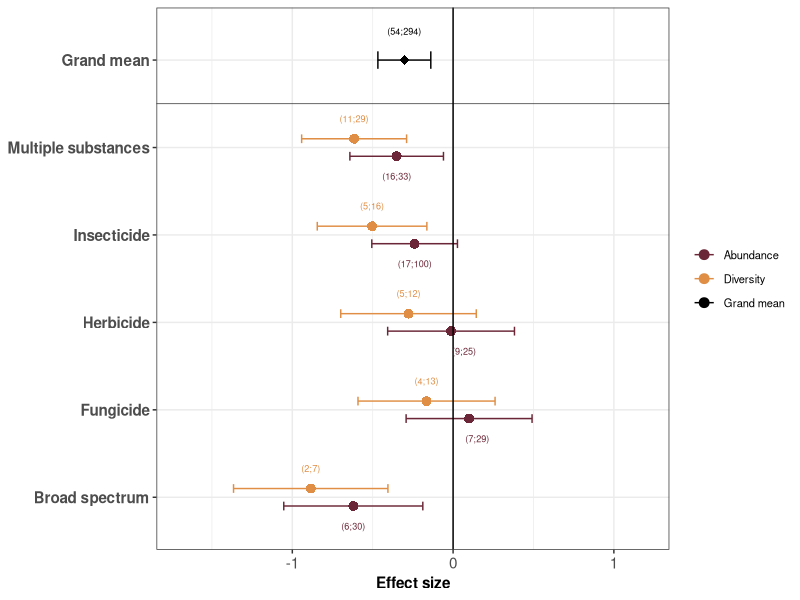
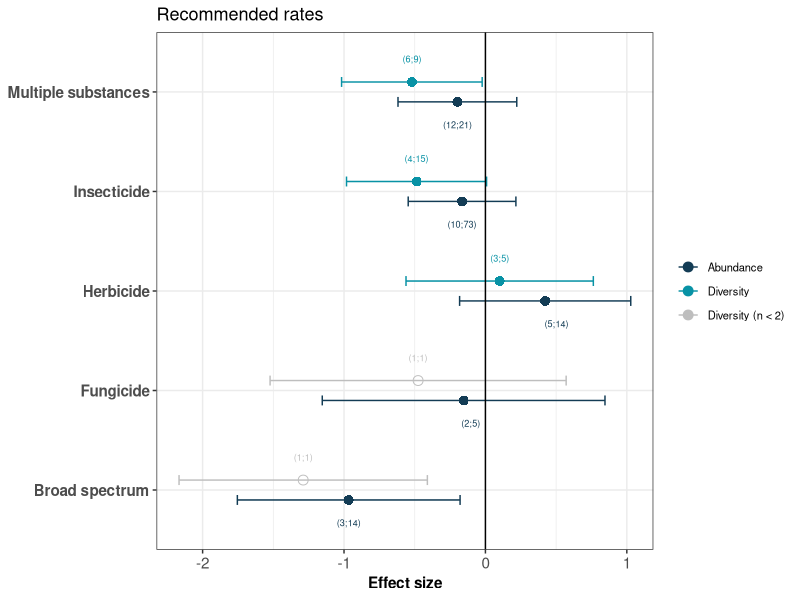
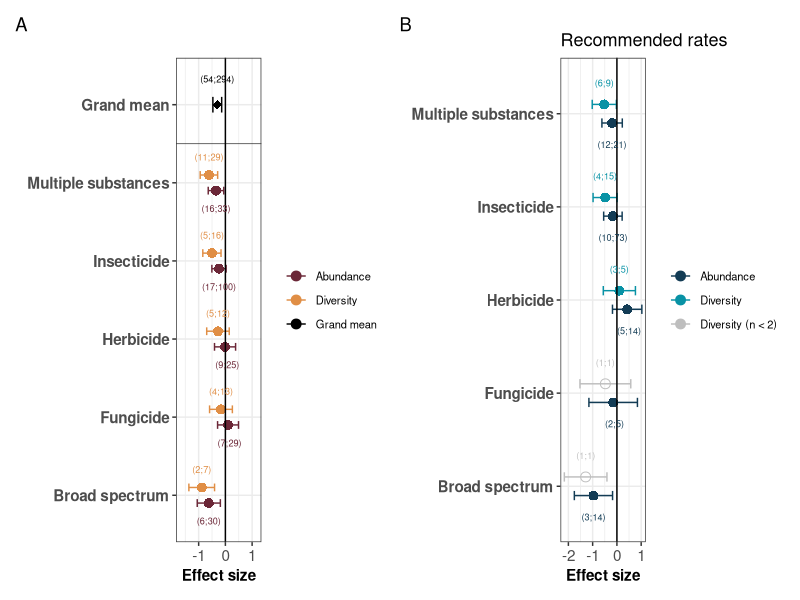
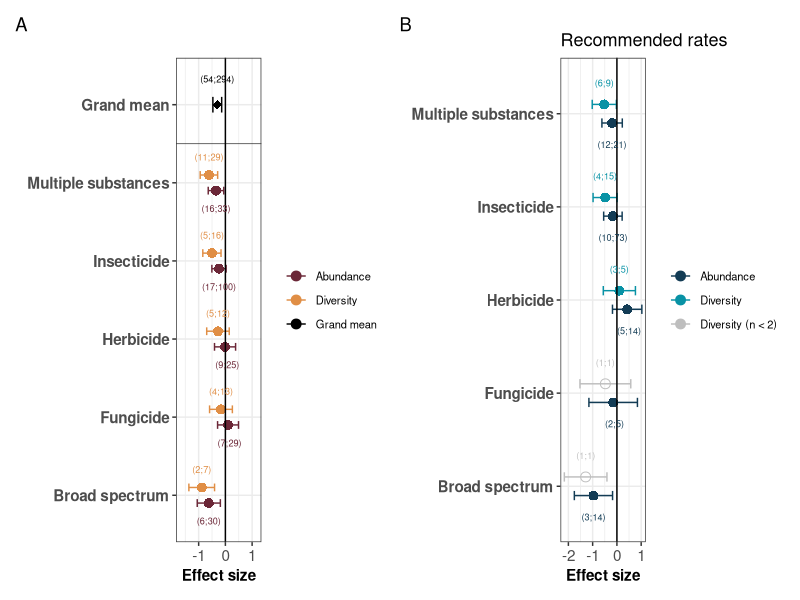

Reproduce these figures in R, in order.
## This script makes a figure

# Figure 2 shows the grand mean effects of different pesticide types, and the mean effect sizes at recommended rates

## Functions--------------------------------------------
library(metafor)
library(dplyr)
library(ggplot2)
library(patchwork)

countstudies <- 
  function(dat, ...){
    return(dat %>% 
             group_by(.dots = lazyeval::lazy_dots(...)) %>% 
             summarize(no.stu = countlevels(ID), no.obs = n()))
  }

'%notin%' <- function(x,y)!('%in%'(x,y))

countlevels <- function(x){
  return(length(levels(as.factor(x))))
}

## Data --------------------------------------------
dat <- read.csv("Output/EffectSizes.csv")
dat$ObsID <- factor(1 : nrow(dat))

### remove NAs-------------------------
dat <- dat[!is.na(dat$ES2),]
dat <- dat[!is.na(dat$VarES2),]

# aggregate community metrics into broader categories
dat$BiodivMetricBroad <- factor(ifelse(dat$BiodivMetric %in% c("Diversity indices", "Evenness indices", "Richness"), "Diversity", "Abundance & Biomass"))

# create BodyTrait for organisms with soft body vs exoskeleton
dat <- dat %>% mutate(BodyTrait = factor(
  ifelse(TaxaGroupGSBA %in% c("Earthworms", "Enchytraeids", "Nematodes","Oligochaetes"), "Soft body", 
         ifelse(TaxaGroupGSBA %in% c("Macrofauna", "Soil fauna"), NA,
                "Exoskeleton"))))



## Figure 1. Revised Sept 2022--------------------------------------------------
### Panel A. Overall model and overall mean effect size-------------------------
# model pest + biodiv metric
res1f <- rma.mv(yi = ES2, V = VarES2, mods =~ PesticideType+BiodivMetricBroad, 
                random =~ 1|ID/ObsID,
                dat = dat)

# sample sizes
dfsize1 <- countstudies(dat, PesticideType, BiodivMetricBroad) %>% as.data.frame()

# estimates
# matrix of model estimates (dummy coded moderators) : 
matest <- rbind(
  c(0, 0, 0, 0, 0),  # broad
  c(0, 0, 0, 0, 1),
  c(1, 0, 0, 0, 0),  # fungi
  c(1, 0, 0, 0, 1),
  c(0, 1, 0, 0, 0),  # herbi
  c(0, 1, 0, 0, 1),
  c(0, 0, 1, 0, 0),  # insec
  c(0, 0, 1, 0, 1),
  c(0, 0, 0, 1, 0),  # multi
  c(0, 0, 0, 1, 1))

# make dataframe with estimtes and CI for ggplot, and overall mean effect size
dfplot1 <- data.frame(
  Metric = c(rep(c("Abundance", "Diversity"), 5), 
             "Grand mean"),
  Pesticide = c(rep("Broad spectrum", 2), rep("Fungicide", 2), rep("Herbicide", 2), rep("Insecticide", 2), rep("Multiple substances", 2), 
                "Grand mean"),
  Estimate = c(predict(res1f, newmods = matest)$pred, 
               predict(res1f, newmods = colMeans(model.matrix(res1f))[-1])$pred),
  CI_low = c(predict(res1f, newmods = matest)$ci.lb, 
             predict(res1f, newmods = colMeans(model.matrix(res1f))[-1])$ci.lb),
  CI_up = c(predict(res1f, newmods = matest)$ci.ub, 
            predict(res1f, newmods = colMeans(model.matrix(res1f))[-1])$ci.ub),
  no.stud = c(dfsize1$no.stu,
              54),
  no.obs = c(dfsize1$no.obs, 
             294))

dfplot1$Pesticide <- factor(dfplot1$Pesticide, levels = c("Broad spectrum", "Fungicide", "Herbicide", "Insecticide", "Multiple substances", "Grand mean"))


### Panel B. Recommended rates-------------------------
# refine dataset to recommended rates
datrr <- dat[which(dat$RecommendedRate == "at recommended rate"),]

# model pest + biodiv metric: because main analysis revealed no interaction
res2f <- rma.mv(yi = ES2, V = VarES2, mods =~ PesticideType+BiodivMetricBroad, 
                random =~ 1|ID/ObsID,
                dat = datrr)

# sample sizes
dfsize2 <- countstudies(datrr, PesticideType, BiodivMetricBroad) %>% as.data.frame()

# estimates
# matrix of model estimates (dummy coded moderators) : 
matest <- rbind(
  c(0, 0, 0, 0, 0),  # broad
  c(0, 0, 0, 0, 1),
  c(1, 0, 0, 0, 0),  # fungi
  c(1, 0, 0, 0, 1),
  c(0, 1, 0, 0, 0),  # herbi
  c(0, 1, 0, 0, 1),
  c(0, 0, 1, 0, 0),  # insec
  c(0, 0, 1, 0, 1),
  c(0, 0, 0, 1, 0),  # multi
  c(0, 0, 0, 1, 1))

# make dataframe with estimtes and CI for ggplot, and overall mean effect size
dfplot2 <- data.frame(
  # Metric = c(rep(c("Abundance", "Diversity"), 5)),
  Metric = c(rep(c("Abundance", "Diversity (n < 2)"), 2), rep(c("Abundance", "Diversity"), 3)),
  Pesticide = c(rep("Broad spectrum", 2), rep("Fungicide", 2), rep("Herbicide", 2), rep("Insecticide", 2), rep("Multiple substances", 2)),
  Estimate = predict(res2f, newmods = matest)$pred,
  CI_low = predict(res2f, newmods = matest)$ci.lb,
  CI_up = predict(res2f, newmods = matest)$ci.ub,
  no.stud = dfsize2$no.stu,
  no.obs = dfsize2$no.obs)


### Make plot-----------
# ggplot parameters
sizetext <- 13
sizeyaxis <- 11
sizepoint <- 3
widtherrorbar <- 0.1
sizeerrorbar <- 0.4
sizeannotation <- 2.3
sizelegend <- 8

# adds sample size to xlab
mylabs1 <- paste0("(", dfplot1$no.stud, ";" , dfplot1$no.obs, ")")

# add different color for mean overall ES
mycols1 <- c("#6B2737", "#E08E45", "black")
mypch1 <- c(rep(16, 10), 18)

F1 <- dfplot1 %>%
  ggplot(., aes(x=Pesticide, y=Estimate, group = Metric, colour = Metric))+
  geom_point(position=position_dodge(0.4), size = sizepoint, shape = mypch1)+
  geom_errorbar(position=position_dodge(0.4), 
                aes(ymin=CI_low, ymax = CI_up), width = .2)+
  geom_abline(slope = 0, intercept = 0)+
  geom_vline(xintercept = 5.5, col = "black", size = 0.2)+
  annotate("text", label = mylabs1[1], x = 1-0.33, y = dfplot1$Estimate[1], col = mycols1[1], size = sizeannotation)+
  annotate("text", label = mylabs1[2], x = 1+0.33, y = dfplot1$Estimate[2], col = mycols1[2], size = sizeannotation)+
  annotate("text", label = mylabs1[3], x = 2-0.33, y = dfplot1$Estimate[3]+0.05, col = mycols1[1], size = sizeannotation)+
  annotate("text", label = mylabs1[4], x = 2+0.33, y = dfplot1$Estimate[4], col = mycols1[2], size = sizeannotation)+
  annotate("text", label = mylabs1[5], x = 3-0.33, y = dfplot1$Estimate[5]+0.08, col = mycols1[1], size = sizeannotation)+
  annotate("text", label = mylabs1[6], x = 3+0.33, y = dfplot1$Estimate[6], col = mycols1[2], size = sizeannotation)+
  annotate("text", label = mylabs1[7], x = 4-0.33, y = dfplot1$Estimate[7], col = mycols1[1], size = sizeannotation)+
  annotate("text", label = mylabs1[8], x = 4+0.33, y = dfplot1$Estimate[8], col = mycols1[2], size = sizeannotation)+
  annotate("text", label = mylabs1[9], x = 5-0.33, y = dfplot1$Estimate[9], col = mycols1[1], size = sizeannotation)+
  annotate("text", label = mylabs1[10], x = 5+0.33, y = dfplot1$Estimate[10], col = mycols1[2], size = sizeannotation)+
  annotate("text", label = mylabs1[11], x = 6+0.33, y = dfplot1$Estimate[11], col = mycols1[3], size = sizeannotation)+
  # ggtitle("Community metric")+
  
  scale_colour_manual(values =mycols1) +
  coord_flip()+
  ylim(-1.7, 1.2)+
  theme_bw() +
  ylab("Effect size")+
  theme(legend.position = "right",
        legend.title=element_blank(),
        legend.text=element_text(size = sizelegend),
        axis.text.y=element_text(face = "bold", size = sizeyaxis), 
        axis.text.x=element_text(size = sizeyaxis),
        axis.title.x = element_text(size= sizeyaxis, face = "bold"),
        axis.title.y = element_blank(),
        plot.title = element_text(size = sizetext))
F1

# adds sample size to xlab
mylabs2 <- paste0("(", dfplot2$no.stud, ";" , dfplot2$no.obs, ")")

# add different color for mean overall ES
mycols2 <- c("#133C55","#0892A5", "gray")
# mypch <- c(rep(16, 10))
mypch2 <- c(rep(c(16,1),2), rep(16, 6))

F2 <- dfplot2 %>%
  ggplot(., aes(x=Pesticide, y=Estimate, group = Metric, colour = Metric))+
  geom_point(position=position_dodge(0.4), size = sizepoint, shape = mypch2)+
  geom_errorbar(position=position_dodge(0.4), 
                aes(ymin=CI_low, ymax = CI_up), width = .2)+
  geom_abline(slope = 0, intercept = 0)+
  annotate("text", label = mylabs2[1], x = 1-0.33, y = dfplot2$Estimate[1], col = mycols2[1], size = sizeannotation)+
  annotate("text", label = mylabs2[2], x = 1+0.33, y = dfplot2$Estimate[2], col = mycols2[3], size = sizeannotation)+
  annotate("text", label = mylabs2[3], x = 2-0.33, y = dfplot2$Estimate[3]+0.05, col = mycols2[1], size = sizeannotation)+
  annotate("text", label = mylabs2[4], x = 2+0.33, y = dfplot2$Estimate[4], col = mycols2[3], size = sizeannotation)+
  annotate("text", label = mylabs2[5], x = 3-0.33, y = dfplot2$Estimate[5]+0.08, col = mycols2[1], size = sizeannotation)+
  annotate("text", label = mylabs2[6], x = 3+0.33, y = dfplot2$Estimate[6], col = mycols2[2], size = sizeannotation)+
  annotate("text", label = mylabs2[7], x = 4-0.33, y = dfplot2$Estimate[7], col = mycols2[1], size = sizeannotation)+
  annotate("text", label = mylabs2[8], x = 4+0.33, y = dfplot2$Estimate[8], col = mycols2[2], size = sizeannotation)+
  annotate("text", label = mylabs2[9], x = 5-0.33, y = dfplot2$Estimate[9], col = mycols2[1], size = sizeannotation)+
  annotate("text", label = mylabs2[10], x = 5+0.33, y = dfplot2$Estimate[10], col = mycols2[2], size = sizeannotation)+
  ggtitle("Recommended rates")+
  scale_colour_manual(values =mycols2) +
  coord_flip()+
  # ylim(-1.7, 1.2)+
  ylab("Effect size")+
  theme_bw() +
  theme(
        legend.position = "right",
        legend.title=element_blank(),
        legend.text=element_text(size = sizelegend),
        axis.text.y=element_text(face = "bold", size = sizeyaxis), 
        axis.text.x=element_text(size = sizeyaxis),
        axis.title.x = element_text(size= sizeyaxis, face = "bold"),
        axis.title.y = element_blank(),
        plot.title = element_text(size = sizetext))
F2


F1+F2+plot_annotation(tag_levels = "A")


# save a png with high res
ggsave("Figures/Figure2.png", 
       F1+F2+plot_annotation(tag_levels = "A"), 
       width = 11.7, 
       height = 4.43)
